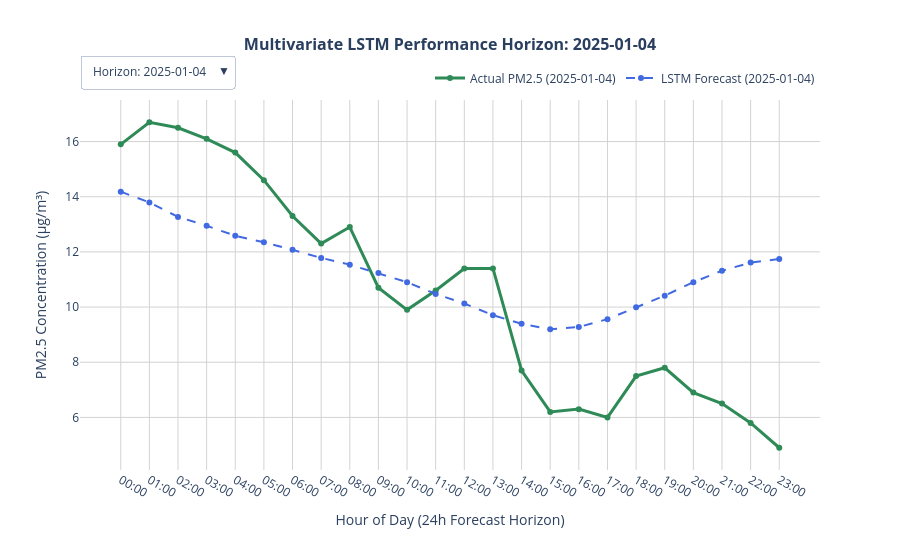

Write notebook code for a chart like this one.
### Code cell
import plotly.graph_objects as go

model.eval()

sample_indices = [0, 50, 100, 150, 200, 250, 300, 350, 400, 450, 500, 550, 600]
num_samples = len(sample_indices)

# Initialize the master canvas
fig = go.Figure()

buttons = []

for idx, sample_idx in enumerate(sample_indices):
    
    raw_x = X_test[sample_idx]
    raw_y = y_test[sample_idx]
    
    tensor_x = torch.tensor(raw_x, dtype=torch.float32).unsqueeze(0).to(DEVICE)
    with torch.no_grad():
        scaled_pred = model(tensor_x).cpu().numpy().flatten()
        
    true_pred = true_predictions_all[sample_idx]
    true_actual = true_ground_truth_all[sample_idx]
    
    start_timestamp_idx = INPUT_WINDOW + sample_idx
    window_timestamps = df.loc["2025-01-01 00:00:00":"2025-01-31 23:00:00"].index[
        start_timestamp_idx : start_timestamp_idx + OUTPUT_WINDOW
    ]
    time_labels = [str(t).split()[1][:5] for t in window_timestamps]
    date_str = str(window_timestamps[0]).split()[0]
    
    fig.add_trace(go.Scatter(
        x=time_labels, y=true_actual,
        mode='lines+markers',
        name=f'Actual PM2.5 ({date_str})',
        line=dict(color='seagreen', width=3),
        visible=(idx == 0)
    ))
    
    fig.add_trace(go.Scatter(
        x=time_labels, y=true_pred,
        mode='lines+markers',
        name=f'LSTM Forecast ({date_str})',
        line=dict(color='royalblue', width=2, dash='dash'),
        visible=(idx == 0)
    ))
    
    visibility_mask = [False] * (num_samples * 2)
    visibility_mask[idx * 2] = True
    visibility_mask[idx * 2 + 1] = True
    
    buttons.append(dict(
        label=f"Horizon: {date_str}",
        method="update",
        args=[
            {"visible": visibility_mask},
            {"title": f"<b>Multivariate LSTM Performance Horizon: {date_str}</b>"} 
        ]
    ))

initial_date_str = str(df.loc["2025-01-01 00:00:00":"2025-01-31 23:00:00"].index[INPUT_WINDOW]).split()[0]

fig.update_layout(
    title=dict(
        text=f'<b>Multivariate LSTM Performance Horizon: {initial_date_str}</b>',
        x=0.5,
        font=dict(size=16)
    ),
    updatemenus=[
        dict(
            buttons=buttons,
            direction="down",
            pad={"r": 10, "t": 10},
            showactive=True,
            x=0.0,
            xanchor="left",
            y=1.15,
            yanchor="top"
        )
    ],
    xaxis=dict(title='Hour of Day (24h Forecast Horizon)', showgrid=True, gridcolor='lightgray'),
    yaxis=dict(title='PM2.5 Concentration (μg/m³)', showgrid=True, gridcolor='lightgray'),
    template='plotly_white',
    hovermode='x unified',
    height=550,
    width=900,
    legend=dict(
        orientation="h",
        yanchor="bottom",
        y=1.02,
        xanchor="right",
        x=1
    )
)

fig.show()

### Figure 1 — Plotly figure (JSON) as saved in the notebook; plotly's stock layout.template omitted (floating-point values rounded to 4 significant figures)
{"data": [{"line": {"color": "seagreen", "width": 3}, "mode": "lines+markers", "name": "Actual PM2.5 (2025-01-04)", "type": "scatter", "visible": true, "x": ["00:00", "01:00", "02:00", "03:00", "04:00", "05:00", "06:00", "07:00", "08:00", "09:00", "10:00", "11:00", "12:00", "13:00", "14:00", "15:00", "16:00", "17:00", "18:00", "19:00", "20:00", "21:00", "22:00", "23:00"], "y": [15.9, 16.7, 16.5, 16.1, 15.6, 14.6, 13.3, 12.3, 12.9, 10.7, 9.9, 10.6, 11.4, 11.4, 7.7, 6.2, 6.3, 6.0, 7.5, 7.8, 6.9, 6.5, 5.8, 4.9]}, {"line": {"color": "royalblue", "dash": "dash", "width": 2}, "mode": "lines+markers", "name": "LSTM Forecast (2025-01-04)", "type": "scatter", "visible": true, "x": ["00:00", "01:00", "02:00", "03:00", "04:00", "05:00", "06:00", "07:00", "08:00", "09:00", "10:00", "11:00", "12:00", "13:00", "14:00", "15:00", "16:00", "17:00", "18:00", "19:00", "20:00", "21:00", "22:00", "23:00"], "y": [14.18, 13.79, 13.27, 12.95, 12.58, 12.35, 12.07, 11.78, 11.54, 11.23, 10.9, 10.48, 10.13, 9.705, 9.393, 9.195, 9.279, 9.562, 9.996, 10.41, 10.9, 11.32, 11.61, 11.74]}, {"line": {"color": "seagreen", "width": 3}, "mode": "lines+markers", "name": "Actual PM2.5 (2025-01-06)", "type": "scatter", "visible": false, "x": ["02:00", "03:00", "04:00", "05:00", "06:00", "07:00", "08:00", "09:00", "10:00", "11:00", "12:00", "13:00", "14:00", "15:00", "16:00", "17:00", "18:00", "19:00", "20:00", "21:00", "22:00", "23:00", "00:00", "01:00"], "y": [3.1, 2.8, 1.7, 1.2, 1.1, 1.1, 1.1, 1.3, 1.6, 1.8, 1.8, 2.3, 2.3, 2.1, 2.1, 2.2, 2.9, 3.4, 3.5, 3.3, 3.0, 2.7, 2.4, 2.3]}, {"line": {"color": "royalblue", "dash": "dash", "width": 2}, "mode": "lines+markers", "name": "LSTM Forecast (2025-01-06)", "type": "scatter", "visible": false, "x": ["02:00", "03:00", "04:00", "05:00", "06:00", "07:00", "08:00", "09:00", "10:00", "11:00", "12:00", "13:00", "14:00", "15:00", "16:00", "17:00", "18:00", "19:00", "20:00", "21:00", "22:00", "23:00", "00:00", "01:00"], "y": [4.62, 4.684, 4.756, 4.849, 4.92, 4.953, 4.942, 4.914, 4.844, 4.693, 4.545, 4.496, 4.586, 4.684, 4.843, 5.044, 5.202, 5.422, 5.6, 5.689, 5.666, 5.696, 5.763, 5.77]}, {"line": {"color": "seagreen", "width": 3}, "mode": "lines+markers", "name": "Actual PM2.5 (2025-01-08)", "type": "scatter", "visible": false, "x": ["04:00", "05:00", "06:00", "07:00", "08:00", "09:00", "10:00", "11:00", "12:00", "13:00", "14:00", "15:00", "16:00", "17:00", "18:00", "19:00", "20:00", "21:00", "22:00", "23:00", "00:00", "01:00", "02:00", "03:00"], "y": [6.0, 6.3, 6.2, 6.9, 8.5, 10.0, 9.9, 9.3, 7.7, 6.8, 6.8, 7.1, 8.1, 9.5, 11.0, 12.6, 13.3, 12.9, 13.6, 13.8, 13.5, 12.8, 14.0, 14.5]}, {"line": {"color": "royalblue", "dash": "dash", "width": 2}, "mode": "lines+markers", "name": "LSTM Forecast (2025-01-08)", "type": "scatter", "visible": false, "x": ["04:00", "05:00", "06:00", "07:00", "08:00", "09:00", "10:00", "11:00", "12:00", "13:00", "14:00", "15:00", "16:00", "17:00", "18:00", "19:00", "20:00", "21:00", "22:00", "23:00", "00:00", "01:00", "02:00", "03:00"], "y": [7.196, 7.073, 6.953, 6.866, 6.714, 6.545, 6.313, 6.076, 5.841, 5.58, 5.417, 5.429, 5.646, 5.904, 6.226, 6.531, 6.805, 7.052, 7.235, 7.288, 7.208, 7.139, 7.122, 7.06]}, {"line": {"color": "seagreen", "width": 3}, "mode": "lines+markers", "name": "Actual PM2.5 (2025-01-10)", "type": "scatter", "visible": false, "x": ["06:00", "07:00", "08:00", "09:00", "10:00", "11:00", "12:00", "13:00", "14:00", "15:00", "16:00", "17:00", "18:00", "19:00", "20:00", "21:00", "22:00", "23:00", "00:00", "01:00", "02:00", "03:00", "04:00", "05:00"], "y": [12.1, 11.3, 10.4, 10.9, 11.2, 11.1, 11.3, 12.0, 12.3, 12.0, 11.5, 12.3, 14.2, 15.3, 19.2, 21.7, 22.1, 23.7, 22.8, 21.3, 21.5, 19.8, 18.8, 18.3]}, {"line": {"color": "royalblue", "dash": "dash", "width": 2}, "mode": "lines+markers", "name": "LSTM Forecast (2025-01-10)", "type": "scatter", "visible": false, "x": ["06:00", "07:00", "08:00", "09:00", "10:00", "11:00", "12:00", "13:00", "14:00", "15:00", "16:00", "17:00", "18:00", "19:00", "20:00", "21:00", "22:00", "23:00", "00:00", "01:00", "02:00", "03:00", "04:00", "05:00"], "y": [12.63, 12.28, 11.91, 11.6, 11.16, 10.76, 10.35, 9.98, 9.772, 9.631, 9.727, 10.0, 10.48, 10.92, 11.35, 11.59, 11.85, 11.93, 11.94, 11.88, 11.76, 11.6, 11.51, 11.45]}, {"line": {"color": "seagreen", "width": 3}, "mode": "lines+markers", "name": "Actual PM2.5 (2025-01-12)", "type": "scatter", "visible": false, "x": ["08:00", "09:00", "10:00", "11:00", "12:00", "13:00", "14:00", "15:00", "16:00", "17:00", "18:00", "19:00", "20:00", "21:00", "22:00", "23:00", "00:00", "01:00", "02:00", "03:00", "04:00", "05:00", "06:00", "07:00"], "y": [16.1, 15.0, 13.3, 10.2, 9.1, 8.7, 7.6, 6.8, 6.9, 7.3, 7.8, 7.9, 8.3, 8.5, 8.1, 7.3, 6.7, 5.9, 6.0, 5.8, 5.8, 6.1, 6.3, 6.0]}, {"line": {"color": "royalblue", "dash": "dash", "width": 2}, "mode": "lines+markers", "name": "LSTM Forecast (2025-01-12)", "type": "scatter", "visible": false, "x": ["08:00", "09:00", "10:00", "11:00", "12:00", "13:00", "14:00", "15:00", "16:00", "17:00", "18:00", "19:00", "20:00", "21:00", "22:00", "23:00", "00:00", "01:00", "02:00", "03:00", "04:00", "05:00", "06:00", "07:00"], "y": [16.86, 16.21, 15.53, 14.94, 14.23, 13.69, 13.23, 12.92, 12.93, 13.08, 13.53, 14.09, 14.76, 15.27, 15.65, 15.7, 15.81, 15.64, 15.44, 15.25, 15.13, 14.92, 14.74, 14.65]}, {"line": {"color": "seagreen", "width": 3}, "mode": "lines+markers", "name": "Actual PM2.5 (2025-01-14)", "type": "scatter", "visible": false, "x": ["10:00", "11:00", "12:00", "13:00", "14:00", "15:00", "16:00", "17:00", "18:00", "19:00", "20:00", "21:00", "22:00", "23:00", "00:00", "01:00", "02:00", "03:00", "04:00", "05:00", "06:00", "07:00", "08:00", "09:00"], "y": [9.8, 9.3, 8.2, 7.6, 7.3, 6.9, 7.6, 8.8, 9.9, 11.1, 12.1, 12.4, 12.0, 11.2, 10.3, 9.4, 9.3, 7.5, 7.2, 7.0, 6.9, 7.3, 7.9, 8.2]}, {"line": {"color": "royalblue", "dash": "dash", "width": 2}, "mode": "lines+markers", "name": "LSTM Forecast (2025-01-14)", "type": "scatter", "visible": false, "x": ["10:00", "11:00", "12:00", "13:00", "14:00", "15:00", "16:00", "17:00", "18:00", "19:00", "20:00", "21:00", "22:00", "23:00", "00:00", "01:00", "02:00", "03:00", "04:00", "05:00", "06:00", "07:00", "08:00", "09:00"], "y": [10.23, 9.901, 9.592, 9.36, 9.169, 9.109, 9.181, 9.367, 9.75, 10.12, 10.55, 10.93, 11.28, 11.43, 11.44, 11.29, 11.15, 10.95, 10.75, 10.63, 10.58, 10.52, 10.46, 10.43]}, {"line": {"color": "seagreen", "width": 3}, "mode": "lines+markers", "name": "Actual PM2.5 (2025-01-16)", "type": "scatter", "visible": false, "x": ["12:00", "13:00", "14:00", "15:00", "16:00", "17:00", "18:00", "19:00", "20:00", "21:00", "22:00", "23:00", "00:00", "01:00", "02:00", "03:00", "04:00", "05:00", "06:00", "07:00", "08:00", "09:00", "10:00", "11:00"], "y": [16.4, 16.4, 15.0, 12.7, 11.9, 12.4, 13.7, 15.9, 16.8, 15.5, 13.8, 17.2, 14.2, 12.7, 11.1, 10.9, 10.1, 10.4, 10.2, 11.0, 11.5, 11.4, 10.8, 10.0]}, {"line": {"color": "royalblue", "dash": "dash", "width": 2}, "mode": "lines+markers", "name": "LSTM Forecast (2025-01-16)", "type": "scatter", "visible": false, "x": ["12:00", "13:00", "14:00", "15:00", "16:00", "17:00", "18:00", "19:00", "20:00", "21:00", "22:00", "23:00", "00:00", "01:00", "02:00", "03:00", "04:00", "05:00", "06:00", "07:00", "08:00", "09:00", "10:00", "11:00"], "y": [15.44, 14.82, 14.38, 14.19, 14.2, 14.45, 14.84, 15.26, 15.88, 16.44, 17.0, 17.33, 17.46, 17.34, 17.05, 16.57, 16.22, 15.76, 15.26, 14.89, 14.7, 14.37, 13.98, 13.74]}, {"line": {"color": "seagreen", "width": 3}, "mode": "lines+markers", "name": "Actual PM2.5 (2025-01-18)", "type": "scatter", "visible": false, "x": ["14:00", "15:00", "16:00", "17:00", "18:00", "19:00", "20:00", "21:00", "22:00", "23:00", "00:00", "01:00", "02:00", "03:00", "04:00", "05:00", "06:00", "07:00", "08:00", "09:00", "10:00", "11:00", "12:00", "13:00"], "y": [11.7, 10.9, 11.2, 16.0, 17.8, 19.7, 21.6, 23.1, 22.6, 22.1, 20.6, 22.2, 22.7, 22.8, 23.9, 22.3, 18.9, 15.7, 15.4, 15.5, 15.4, 15.6, 16.8, 14.8]}, {"line": {"color": "royalblue", "dash": "dash", "width": 2}, "mode": "lines+markers", "name": "LSTM Forecast (2025-01-18)", "type": "scatter", "visible": false, "x": ["14:00", "15:00", "16:00", "17:00", "18:00", "19:00", "20:00", "21:00", "22:00", "23:00", "00:00", "01:00", "02:00", "03:00", "04:00", "05:00", "06:00", "07:00", "08:00", "09:00", "10:00", "11:00", "12:00", "13:00"], "y": [13.16, 13.09, 13.35, 13.87, 14.6, 15.32, 15.97, 16.37, 16.71, 16.86, 16.95, 16.88, 16.65, 16.35, 16.01, 15.65, 15.39, 15.04, 14.53, 14.02, 13.6, 13.07, 12.55, 12.32]}, {"line": {"color": "seagreen", "width": 3}, "mode": "lines+markers", "name": "Actual PM2.5 (2025-01-20)", "type": "scatter", "visible": false, "x": ["16:00", "17:00", "18:00", "19:00", "20:00", "21:00", "22:00", "23:00", "00:00", "01:00", "02:00", "03:00", "04:00", "05:00", "06:00", "07:00", "08:00", "09:00", "10:00", "11:00", "12:00", "13:00", "14:00", "15:00"], "y": [9.0, 9.8, 10.7, 12.4, 13.2, 14.8, 16.0, 16.4, 15.7, 16.4, 16.4, 15.8, 15.5, 16.1, 15.5, 16.0, 17.3, 19.0, 19.4, 20.7, 21.4, 20.6, 18.8, 17.4]}, {"line": {"color": "royalblue", "dash": "dash", "width": 2}, "mode": "lines+markers", "name": "LSTM Forecast (2025-01-20)", "type": "scatter", "visible": false, "x": ["16:00", "17:00", "18:00", "19:00", "20:00", "21:00", "22:00", "23:00", "00:00", "01:00", "02:00", "03:00", "04:00", "05:00", "06:00", "07:00", "08:00", "09:00", "10:00", "11:00", "12:00", "13:00", "14:00", "15:00"], "y": [10.21, 10.59, 11.2, 11.9, 12.67, 13.28, 13.72, 13.95, 14.09, 14.07, 14.04, 13.98, 13.85, 13.65, 13.39, 13.11, 12.82, 12.46, 11.94, 11.42, 11.0, 10.6, 10.31, 10.35]}, {"line": {"color": "seagreen", "width": 3}, "mode": "lines+markers", "name": "Actual PM2.5 (2025-01-22)", "type": "scatter", "visible": false, "x": ["18:00", "19:00", "20:00", "21:00", "22:00", "23:00", "00:00", "01:00", "02:00", "03:00", "04:00", "05:00", "06:00", "07:00", "08:00", "09:00", "10:00", "11:00", "12:00", "13:00", "14:00", "15:00", "16:00", "17:00"], "y": [17.8, 22.2, 25.9, 24.6, 23.5, 21.9, 20.0, 18.9, 15.5, 11.7, 11.2, 6.2, 3.9, 3.5, 3.2, 2.5, 2.3, 1.9, 1.7, 1.7, 2.6, 3.1, 3.3, 3.4]}, {"line": {"color": "royalblue", "dash": "dash", "width": 2}, "mode": "lines+markers", "name": "LSTM Forecast (2025-01-22)", "type": "scatter", "visible": false, "x": ["18:00", "19:00", "20:00", "21:00", "22:00", "23:00", "00:00", "01:00", "02:00", "03:00", "04:00", "05:00", "06:00", "07:00", "08:00", "09:00", "10:00", "11:00", "12:00", "13:00", "14:00", "15:00", "16:00", "17:00"], "y": [15.68, 16.22, 16.77, 17.3, 17.74, 17.93, 17.82, 17.58, 17.34, 17.05, 16.86, 16.68, 16.47, 16.1, 15.54, 14.93, 14.34, 13.7, 12.99, 12.37, 12.08, 11.89, 11.89, 12.31]}, {"line": {"color": "seagreen", "width": 3}, "mode": "lines+markers", "name": "Actual PM2.5 (2025-01-24)", "type": "scatter", "visible": false, "x": ["20:00", "21:00", "22:00", "23:00", "00:00", "01:00", "02:00", "03:00", "04:00", "05:00", "06:00", "07:00", "08:00", "09:00", "10:00", "11:00", "12:00", "13:00", "14:00", "15:00", "16:00", "17:00", "18:00", "19:00"], "y": [4.1, 4.9, 5.0, 5.2, 4.6, 3.1, 3.2, 3.7, 5.2, 4.6, 4.7, 4.9, 5.1, 5.3, 5.0, 4.5, 4.3, 3.7, 3.2, 3.7, 4.1, 5.0, 6.9, 7.6]}, {"line": {"color": "royalblue", "dash": "dash", "width": 2}, "mode": "lines+markers", "name": "LSTM Forecast (2025-01-24)", "type": "scatter", "visible": false, "x": ["20:00", "21:00", "22:00", "23:00", "00:00", "01:00", "02:00", "03:00", "04:00", "05:00", "06:00", "07:00", "08:00", "09:00", "10:00", "11:00", "12:00", "13:00", "14:00", "15:00", "16:00", "17:00", "18:00", "19:00"], "y": [5.047, 5.33, 5.525, 5.66, 5.752, 5.768, 5.728, 5.739, 5.751, 5.689, 5.606, 5.555, 5.554, 5.443, 5.283, 5.155, 4.974, 4.934, 4.919, 4.933, 4.998, 5.212, 5.485, 5.754]}, {"line": {"color": "seagreen", "width": 3}, "mode": "lines+markers", "name": "Actual PM2.5 (2025-01-26)", "type": "scatter", "visible": false, "x": ["22:00", "23:00", "00:00", "01:00", "02:00", "03:00", "04:00", "05:00", "06:00", "07:00", "08:00", "09:00", "10:00", "11:00", "12:00", "13:00", "14:00", "15:00", "16:00", "17:00", "18:00", "19:00", "20:00", "21:00"], "y": [3.0, 2.4, 1.7, 1.7, 2.8, 2.9, 2.7, 3.2, 2.9, 3.2, 2.8, 3.0, 2.9, 2.7, 2.6, 2.6, 2.7, 2.6, 2.7, 2.9, 3.3, 3.3, 3.6, 3.8]}, {"line": {"color": "royalblue", "dash": "dash", "width": 2}, "mode": "lines+markers", "name": "LSTM Forecast (2025-01-26)", "type": "scatter", "visible": false, "x": ["22:00", "23:00", "00:00", "01:00", "02:00", "03:00", "04:00", "05:00", "06:00", "07:00", "08:00", "09:00", "10:00", "11:00", "12:00", "13:00", "14:00", "15:00", "16:00", "17:00", "18:00", "19:00", "20:00", "21:00"], "y": [4.41, 4.558, 4.627, 4.683, 4.733, 4.763, 4.782, 4.852, 4.916, 4.888, 4.799, 4.708, 4.669, 4.535, 4.4, 4.331, 4.244, 4.335, 4.469, 4.617, 4.767, 5.031, 5.302, 5.49]}, {"line": {"color": "seagreen", "width": 3}, "mode": "lines+markers", "name": "Actual PM2.5 (2025-01-29)", "type": "scatter", "visible": false, "x": ["00:00", "01:00", "02:00", "03:00", "04:00", "05:00", "06:00", "07:00", "08:00", "09:00", "10:00", "11:00", "12:00", "13:00", "14:00", "15:00", "16:00", "17:00", "18:00", "19:00", "20:00", "21:00", "22:00", "23:00"], "y": [3.9, 3.9, 4.0, 4.0, 4.0, 3.9, 4.1, 4.5, 5.2, 5.8, 6.1, 5.6, 4.3, 3.8, 5.4, 5.8, 4.7, 4.3, 5.0, 5.6, 5.7, 5.9, 5.9, 5.7]}, {"line": {"color": "royalblue", "dash": "dash", "width": 2}, "mode": "lines+markers", "name": "LSTM Forecast (2025-01-29)", "type": "scatter", "visible": false, "x": ["00:00", "01:00", "02:00", "03:00", "04:00", "05:00", "06:00", "07:00", "08:00", "09:00", "10:00", "11:00", "12:00", "13:00", "14:00", "15:00", "16:00", "17:00", "18:00", "19:00", "20:00", "21:00", "22:00", "23:00"], "y": [4.801, 4.839, 4.834, 4.861, 4.89, 4.918, 4.932, 4.961, 4.964, 4.871, 4.727, 4.604, 4.571, 4.496, 4.473, 4.527, 4.586, 4.795, 5.025, 5.216, 5.348, 5.544, 5.733, 5.814]}], "layout": {"height": 550, "hovermode": "x unified", "legend": {"orientation": "h", "x": 1, "xanchor": "right", "y": 1.02, "yanchor": "bottom"}, "title": {"font": {"size": 16}, "text": "<b>Multivariate LSTM Performance Horizon: 2025-01-04</b>", "x": 0.5}, "updatemenus": [{"buttons": [{"args": [{"visible": [true, true, false, false, false, false, false, false, false, false, false, false, false, false, false, false, false, false, false, false, false, false, false, false, false, false]}, {"title": "<b>Multivariate LSTM Performance Horizon: 2025-01-04</b>"}], "label": "Horizon: 2025-01-04", "method": "update"}, {"args": [{"visible": [false, false, true, true, false, false, false, false, false, false, false, false, false, false, false, false, false, false, false, false, false, false, false, false, false, false]}, {"title": "<b>Multivariate LSTM Performance Horizon: 2025-01-06</b>"}], "label": "Horizon: 2025-01-06", "method": "update"}, {"args": [{"visible": [false, false, false, false, true, true, false, false, false, false, false, false, false, false, false, false, false, false, false, false, false, false, false, false, false, false]}, {"title": "<b>Multivariate LSTM Performance Horizon: 2025-01-08</b>"}], "label": "Horizon: 2025-01-08", "method": "update"}, {"args": [{"visible": [false, false, false, false, false, false, true, true, false, false, false, false, false, false, false, false, false, false, false, false, false, false, false, false, false, false]}, {"title": "<b>Multivariate LSTM Performance Horizon: 2025-01-10</b>"}], "label": "Horizon: 2025-01-10", "method": "update"}, {"args": [{"visible": [false, false, false, false, false, false, false, false, true, true, false, false, false, false, false, false, false, false, false, false, false, false, false, false, false, false]}, {"title": "<b>Multivariate LSTM Performance Horizon: 2025-01-12</b>"}], "label": "Horizon: 2025-01-12", "method": "update"}, {"args": [{"visible": [false, false, false, false, false, false, false, false, false, false, true, true, false, false, false, false, false, false, false, false, false, false, false, false, false, false]}, {"title": "<b>Multivariate LSTM Performance Horizon: 2025-01-14</b>"}], "label": "Horizon: 2025-01-14", "method": "update"}, {"args": [{"visible": [false, false, false, false, false, false, false, false, false, false, false, false, true, true, false, false, false, false, false, false, false, false, false, false, false, false]}, {"title": "<b>Multivariate LSTM Performance Horizon: 2025-01-16</b>"}], "label": "Horizon: 2025-01-16", "method": "update"}, {"args": [{"visible": [false, false, false, false, false, false, false, false, false, false, false, false, false, false, true, true, false, false, false, false, false, false, false, false, false, false]}, {"title": "<b>Multivariate LSTM Performance Horizon: 2025-01-18</b>"}], "label": "Horizon: 2025-01-18", "method": "update"}, {"args": [{"visible": [false, false, false, false, false, false, false, false, false, false, false, false, false, false, false, false, true, true, false, false, false, false, false, false, false, false]}, {"title": "<b>Multivariate LSTM Performance Horizon: 2025-01-20</b>"}], "label": "Horizon: 2025-01-20", "method": "update"}, {"args": [{"visible": [false, false, false, false, false, false, false, false, false, false, false, false, false, false, false, false, false, false, true, true, false, false, false, false, false, false]}, {"title": "<b>Multivariate LSTM Performance Horizon: 2025-01-22</b>"}], "label": "Horizon: 2025-01-22", "method": "update"}, {"args": [{"visible": [false, false, false, false, false, false, false, false, false, false, false, false, false, false, false, false, false, false, false, false, true, true, false, false, false, false]}, {"title": "<b>Multivariate LSTM Performance Horizon: 2025-01-24</b>"}], "label": "Horizon: 2025-01-24", "method": "update"}, {"args": [{"visible": [false, false, false, false, false, false, false, false, false, false, false, false, false, false, false, false, false, false, false, false, false, false, true, true, false, false]}, {"title": "<b>Multivariate LSTM Performance Horizon: 2025-01-26</b>"}], "label": "Horizon: 2025-01-26", "method": "update"}, {"args": [{"visible": [false, false, false, false, false, false, false, false, false, false, false, false, false, false, false, false, false, false, false, false, false, false, false, false, true, true]}, {"title": "<b>Multivariate LSTM Performance Horizon: 2025-01-29</b>"}], "label": "Horizon: 2025-01-29", "method": "update"}], "direction": "down", "pad": {"r": 10, "t": 10}, "showactive": true, "x": 0, "xanchor": "left", "y": 1.15, "yanchor": "top"}], "width": 900, "xaxis": {"gridcolor": "lightgray", "showgrid": true, "title": {"text": "Hour of Day (24h Forecast Horizon)"}}, "yaxis": {"gridcolor": "lightgray", "showgrid": true, "title": {"text": "PM2.5 Concentration (μg/m³)"}}}}
